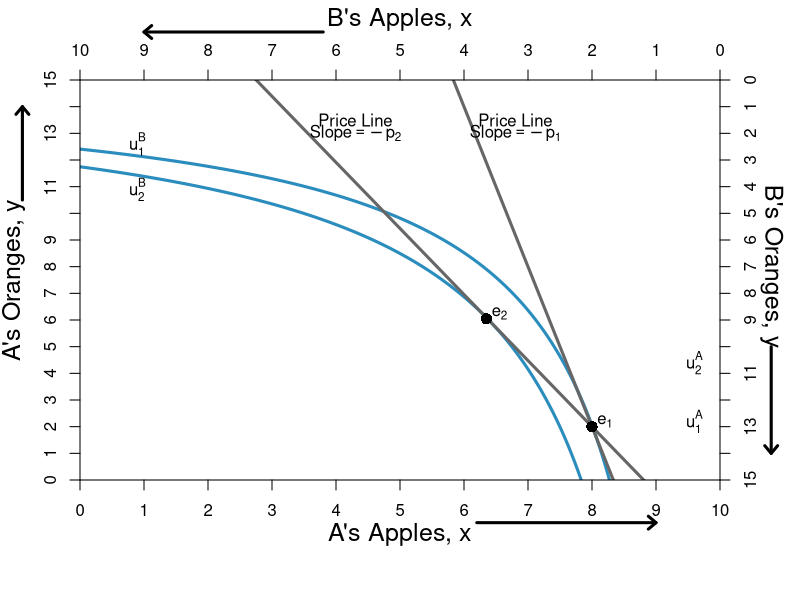

Here is the R script that generated this plot:
#require(ggplot2)
require(shape)
pdf(file = "property/property_psp1_offer_step2.pdf", width = 9, height = 7)

#Set parameters for graphics
axislabelsize <- 1.5
graphlinewidth <- 3

COL <- c("#7fc97f", "#beaed4", "#fdc086", "#ffff99", "#386cb0", "#f0027f", "#bf5b17", "#666666")
COLA <- c("#99d8c9","#66c2a4","#41ae76", "#238b45", "#005824")
COLB <- c("#4eb3d3", "#2b8cbe", "#0868ac","#084081")


indiffcurveA1 <- function(x, U = 4, A = 1, a = 0.5) {
  ((((U-2)/A)*(1/x)^a)^(1/(1-a)))
}

indiffcurveA2 <- function(x, U = 4, A = 1, a = 0.5) {
  (((U/A)*(1/x)^a)^(1/(1-a)))
}

indiffcurveA3 <- function(x, U = 6.196918, A = 1, a = 0.5) {
  (((U/A)*(1/x)^a)^(1/(1-a)))
}

indiffcurveA4 <- function(x, U = 6.984164, A = 1, a = 0.5) {
  ((((U)/A)*(1/x)^a)^(1/(1-a)))
}

paretoEC <- function(x) {
  (3/2)*x
}

MonopolyPrice <- function(x) {
  21.82142 - 2.477677*x 
}

PriceLine <- function(x, intercept = 10, slope = 1) {
  intercept - slope*x 
}


OfferCurveA <- function(x) {
  x/(x  - 4)
}

mrsplot <- function(x) {
  (13/2)*(x/(9-x)^2)
}

OfferCurveB <- function(x) {
  15 - (13/2)*(10 - x)/(9 - x)
}

#Deriving the offer curves: let py = 1
#wA = 8px + 2py = 8px + 2; Demand: x = w/2px => x = 4 + 1/px => px = 1/(x - 4)
#Offer curve is y = px*x => (1/(x-4))*x = x/(x-4) defined for x neq 4
#wA = 2px + 13py = 2px + 13; Demand: x = w/2px => x = 1 + 13/2px => px = 13/2(x - 1)
#B's Offer curve is y = px*x => (13/2)(1/(x-1))*x = (13/2)(x/(x-1)
#Therefore in terms of yA and xA:
#15 - y = (13/2)*(10 - x)/(10 - x - 1)
#Therefore y = 15 - (13/2)*(10-x)/(9 - x) defined for x neq 9
#The tangency of the indifference curve and the offer curve gives mrsplot
#Where mrsplot equals that offer curve, we get x = (3/17)*(51 - sqrt(221)) = 6.376576; 
#So y = 6.022321; therefore u = (6.376576^0.5)*(6.022321^0.5)

indiffcurveBneg1 <- function(x, U = 5.09, A = 1, a = 0.5) {
  15 - (((U/A)*(1/(10 - x))^a)^(1/(1-a)))
}

indiffcurveBneg2 <- function(x, U = 5.703502, A = 1, a = 0.5) {
  15 - (((U/A)*(1/(10 - x))^a)^(1/(1-a)))
}

#Aisha happens to have found 8 apples and 2 oranges, 
#and Betty happens to have found 2 apples and 13 oranges. 
#Aisha's utility (8^0.5)*(2^0.5) = 4
#Betty's utility (2^0.5)*(13^0.5) = 5.09



par(mar =  c(6, 4, 4, 4))
xlims <- c(0, 10)
ylims <- c(0, 15)
xlims2 <- c(10, 0)
ylims2 <- c(15, 0)

plot(0, 0, xlim = xlims, ylim = ylims, type = "n",
     xlab = expression(paste("A's Apples, ", x)),
     ylab = expression(paste("A's Oranges, ", y)), 
     line = 2.5,
     xaxt = "n", 
     yaxt = "n", 
     cex.lab = axislabelsize, 
     bty = "n",
     xaxs="i", 
     yaxs="i")


npts <- 500 
npts2 <- 501

#Specify the sequences of points for graphing. 
xx1 <- seq(xlims[1], xlims[2], length.out = npts)
yy1 <- indiffcurveA2(xx1, U = 4, A = 1, a = 0.5)
yy2 <- indiffcurveA2(xx1)

#Polygon Attempt
#polygon(x = c(1.34, 6, 8, 10 - 6.73), y = c(12, 9, 2, 15 - 10.1), col="powderblue", density=NULL, border = NA)

#I need something like xx1 with npts for 
#xpoly1 <- seq(from = 1.34, to = 8, length.out = 500)
#ypoly1 <- indiffcurveA2(xpoly1, U = 4, A = 1, a = 0.5)
#ypoly2 <- indiffcurveBneg(xpoly1, U = 5.09, A = 1, a = 0.5)
#polygon(x = c(xpoly1, rev(xpoly1)), y = c(ypoly1, rev(ypoly2)), col=COL[3], density=NULL, border = NA)
xx2 <- seq(4, xlims[2], length.out = npts)
xx3 <- seq(xlims[1], 9, length.out = npts)

#Draw the lines for the graphs
#lines(xx1, mrsplot(xx1), col = COL[1], lwd = graphlinewidth)
lines(xx1, indiffcurveBneg1(xx1), col = COLB[2], lwd = graphlinewidth)
lines(xx1, indiffcurveBneg2(xx1), col = COLB[2], lwd = graphlinewidth)
#lines(xx1, indiffcurveBneg2(xx1, U = 6.4), col = COLB[2], lwd = graphlinewidth)
#lines(xx1, indiffcurveBneg2(xx1, U = 7.5), col = COLB[2], lwd = graphlinewidth)

#lines(xx3, OfferCurveB(xx3), col = COLB[4], lwd = graphlinewidth+1)
lines(xx1, MonopolyPrice(xx1), col = COL[8], lwd = graphlinewidth)
#lines(xx1, PriceLine(xx1), col = COL[8], lwd = graphlinewidth)
#lines(xx1, PriceLine(xx1, intercept = 15, slope = 1.63), col = COL[8], lwd = graphlinewidth)
lines(xx1, PriceLine(xx1, intercept = 50, slope = 6), col = COL[8], lwd = graphlinewidth)

#Customize ticks and labels for the plot
ticksy <- seq(from = 0, to = 15, by = 1)
ylabels <- seq(from = 0, to = 15, by = 1)
ticksx <- seq(from = 0, to = 10, by = 1)
xlabels <- seq(from = 0, to = 10, by = 1)
axis(1, at = ticksx, pos = 0, labels = xlabels)
axis(2, at = ticksy, pos = 0, labels = ylabels, las = 0)

#Add arrows:
arrows(-0.9, 10.5, -0.9, 14, xpd = TRUE, length=0.1,angle=40,lwd=3)
arrows(6.2, -1.6, 9, -1.6, xpd = TRUE, length=0.1,angle=40,lwd=3)

#Annotation of the three graphs and the NE
#text(9.6, 0.9, expression(u[1]^A))
text(9.6, 2.2, expression(u[1]^A))
text(9.6, 4.4, expression(u[2]^A))
#text(9.6, 5.9, expression(u[4]^A))

#Perhaps useful point to label the unused intersection of the participation constraints
#points(1.34, 12, pch = 16, col = "black", cex = 1.5)



#Pareto efficiency curve
# segments(3.27, 4.9, 5.84, 8.77, lty = 1, lwd = graphlinewidth, col = COL[2])
# text(4.7, 5, expression("Pareto Efficient Curve"))
# Arrows(4.5, 5.3, 4.5, 6.2, col = "black", lty = 1, lwd = 2, arr.type = "triangle", arr.lwd = 0.5)
#Label B's offer curve
# text(1, 3, expression("B's Offer Curve"))
# Arrows(1, 3.3, 1, 7.2, col = "black", lty = 1, lwd = 2, arr.type = "triangle", arr.lwd = 0.5)

#First Price Line
text(6.8, 13.5, expression(paste("Price Line")))
text(6.8, 13, expression(paste("Slope", phantom()==-p[1])))

#Second price line
text(4.3, 13.5, expression(paste("Price Line")))
text(4.3, 13, expression(paste("Slope", phantom()==-p[2])))

# Arrows(6.3, 13, 3.8, 13, col = "black", lty = 1, lwd = 2, arr.type = "triangle", arr.lwd = 0.5)

# text(8, 13.5, expression(paste("Different price lines")))
# text(8, 13, expression(paste("going through the endowment")))
# text(8, 12.5, expression(paste("and tangent to B's ICs")))
# text(8, 12, expression(paste("form the offer curve")))
# text(7, 13, expression(paste("Slope", phantom()==-p[m])))
# Arrows(6.3, 13, 3.8, 13, col = "black", lty = 1, lwd = 2, arr.type = "triangle", arr.lwd = 0.5)

#Add a point for the initial endowment
points(8, OfferCurveB(x = 8), pch = 16, col = "black", cex = 1.5)
text(8+0.2, OfferCurveB(x = 8) + 0.2, expression(e[1]))


#Add a point for the initial endowment
points(6.35, OfferCurveB(x = 6.35), pch = 16, col = "black", cex = 1.5)
text(6.35 + 0.2, OfferCurveB(x = 6.35) + 0.2, expression(e[2]))

#Add a point for the initial endowment
# points(5, OfferCurveB(x = 5), pch = 16, col = "black", cex = 1.5)
# text(5 + 0.2, OfferCurveB(x = 5) + 0.3, expression(e[3]))

#Add a point for the initial endowment
# points(2.5, OfferCurveB(x = 2.5), pch = 16, col = "black", cex = 1.5)
# text(2.5 + 0.2, OfferCurveB(x = 2.5) + 0.3, expression(e[4]))

#Set up second axes and labels

par(new = TRUE)

#Use the same x and ylims as previously, but with locations switched
xlims2 <- c(10, 0)
ylims2 <- c(15, 0)

#Leave the ylab and xlab blank to ensure no axes titles
plot(0, 0, xlim = xlims2, ylim = ylims2, type = "n",
     xlab = expression(paste("")),
     ylab = expression(paste("")),
     xaxt = "n", 
     yaxt = "n", 
     cex.lab = 1.3, 
     bty = "n",
     xaxs="i", 
     yaxs="i")

#Set up axes at sides 3 and 4 (top and right)
axis(side = 3, at = ticksx, pos = 0, labels = xlabels)
axis(side = 4, at = ticksy, pos = 0, labels = ylabels, las = 0)
mtext("B's Apples, x", side=3, line = 2.5, cex = axislabelsize)
text(-0.8, 7, expression(paste("B's Oranges, y")), xpd = TRUE, cex = axislabelsize, srt = 270) 

#Add arrows:
arrows(-0.8, 10, -0.8, 14, xpd = TRUE, length=0.1,angle=40,lwd=3)
arrows(6.2, -1.8, 9, -1.8, xpd = TRUE, length=0.1,angle=40,lwd=3)


#Functions for B's indifference curves
indiffcurveB1 <- function(x, U = 5.09, A = 1, a = 0.5) {
  ((((U-2)/A)*(1/x)^a)^(1/(1-a)))
}

indiffcurveB2 <- function(x, U = 5.09, A = 1, a = 0.5) {
  (((U/A)*(1/x)^a)^(1/(1-a)))
}

indiffcurveB3 <- function(x, U = 5.703502, A = 1, a = 0.5) {
  ((((U)/A)*(1/x)^a)^(1/(1-a)))
}

indiffcurveB4 <- function(x, U = 8.244574, A = 1, a = 0.5) {
  ((((U)/A)*(1/x)^a)^(1/(1-a)))
}

indiffcurveB5 <- function(x, U = 9, A = 1, a = 0.5) {
  ((((U)/A)*(1/x)^a)^(1/(1-a)))
}



#lines(xx1, indiffcurveB1(xx1), col = COLB[3], lwd = graphlinewidth)
#lines(xx1, indiffcurveB2(xx1), col = COLB[3], lwd = graphlinewidth)
#lines(xx1, indiffcurveB3(xx1), col = COLB[3], lwd = graphlinewidth)
#lines(xx1, indiffcurveB4(xx1), col = COLB[3], lwd = graphlinewidth)

#Label B's indifference curves
text(9.1, 2.4, expression(u[1]^B))
text(9.1, 4.1, expression(u[2]^B))
# text(9.1, 5, expression(u[3]^B))
# text(9.1, 6.7, expression(u[4]^B))








#Label a point on the middle of the curve
#points(5, 7.5, pch = 16, col = "black", cex = 1.5)
#text(5, 7, expression(i))

#(5^0.5)*(7.5^0.5) = 6.123724

#Add point for comparison to participation constraint
#points(6.2, 1.55, pch = 16, col = "black", cex = 1.5)
#text(6.1, 1.2, expression(d))


#Calculate TIOLI power allocation for B
#mrs(x,y) => pareto efficient curve is (3/2)x = y
#A's initital utility is 4 = u(8,2) = (8^0.5)*(2^0.5)
#Therefore substitute in the contract curve u_e^A = 4 = (x^A)^(0.5)(3/2*x^A)^0.5
# => x^A = 4/((3/2)^0.5) = 3.27 => x^B = 6.73
# => y^A = 3/2(x^A) = 4.9 => y^B = 10.1

#Add point g for B's TIOLI power
# points(6.73, 10.1, pch = 16, col = "black", cex = 1.5)
# text(6.73, 10.6, expression(g))

#Calculate TIOLI power allocation for A
#mrs(x,y) => pareto efficient curve is (3/2)x = y
#A's initital utility is 4 = u(8,2) = (8^0.5)*(2^0.5)
#Therefore substitute in the contract curve u_e^A = 4 = (x^A)^(0.5)(3/2*x^A)^0.5
# => x^B = 5.09/((3/2)^0.5) = 4.16 => x^A = 5.84
# => y^B = 3/2(x^B) = 6.23 => y^A = 8.77 
#=> u^A = (5.84^0.5)*(8.77^0.5) = 7.156591
#Add point f for A's TIOLI power
# points(4.16, 6.23, pch = 16, col = "black", cex = 1.5)
# text(4.16, 5.8, expression(f))


#Annotating B's endowment
# text(1.8, 12.5, expression(e))

#Annotating a point that is a Pareto improvement over e.
# points(3.623424, 8.977679, pch = 16, col = "black", cex = 1.5)
# text(3.5, 8.6, expression(m))
#(2.94^0.5)*(12.76^0.5)

#Label Pareto Improving Lens
#text(7, 5, expression(paste("Pareto-Improving Lens")))

dev.off()
